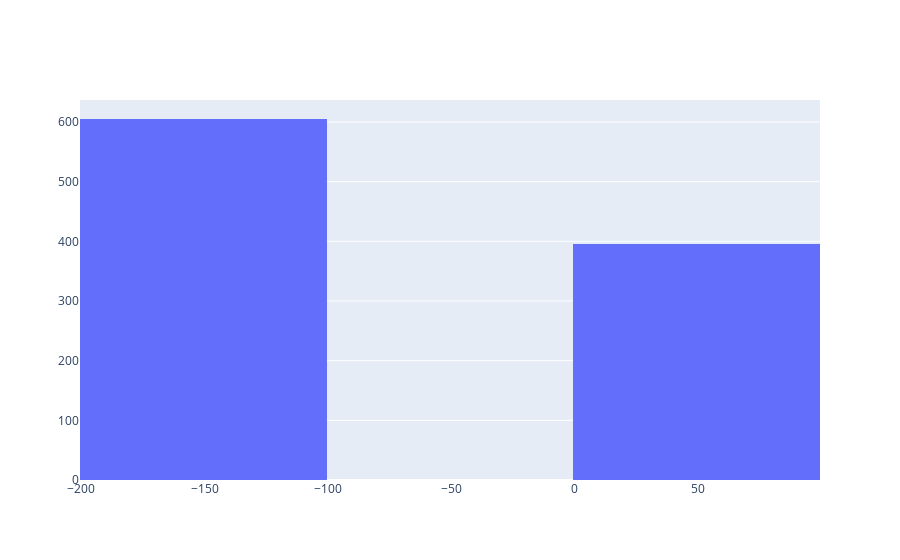

The cell this chart's notebook holds for it:
### Code cell
"""
Use stored distribution of the angle of updates to indicate direction
"""
# Investigate angular distribution

opt_prob = alpline_sgdlevy2
opt = opt_prob.opt
grad_store = [list(np.array(_)) for _ in opt.state['grad_store']]
thetas = np.arctan2(np.array([a[1] for a in grad_store]), np.array([a[0] for a in grad_store])) * 180 / np.pi

# only works in 2 dimensions for now - need a transformation from cartesian to nsphere coordinates
# https://en.wikipedia.org/wiki/N-sphere#Spherical_coordinates has inverse

fig = go.Figure()
fig.add_trace(
    go.Histogram(x=thetas)
)
fig.show()

### Figure 1 — Plotly figure (JSON) as saved in the notebook; plotly's stock layout.template omitted (floating-point values rounded to 4 significant figures; data arrays with more than 128 entries replaced by an {"elided": "..."} marker saying what was removed)
{"data": [{"type": "histogram", "x": {"elided": "1000 int values"}}], "layout": {}}
